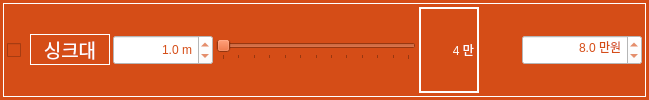
                 <widget class="QFrame" name="frame_121">
                  <property name="minimumSize">
                   <size>
                    <width>0</width>
                    <height>30</height>
                   </size>
                  </property>
                  <property name="maximumSize">
                   <size>
                    <width>16777215</width>
                    <height>16777215</height>
                   </size>
                  </property>
                  <property name="font">
                   <font>
                    <family>나눔고딕 ExtraBold</family>
                    <pointsize>9</pointsize>
                    <weight>9</weight>
                    <italic>false</italic>
                    <bold>false</bold>
                   </font>
                  </property>
                  <property name="styleSheet">
                   <string notr="true">background-color: rgb(213, 77, 23);
font: 75 9pt &quot;나눔고딕 ExtraBold&quot;;</string>
                  </property>
                  <layout class="QHBoxLayout" name="horizontalLayout_267">
                   <property name="leftMargin">
                    <number>3</number>
                   </property>
                   <property name="topMargin">
                    <number>3</number>
                   </property>
                   <property name="rightMargin">
                    <number>3</number>
                   </property>
                   <property name="bottomMargin">
                    <number>3</number>
                   </property>
                   <item>
                    <widget class="QFrame" name="horizontalFrame_19">
                     <property name="styleSheet">
                      <string notr="true">color: rgb(255, 255, 255);</string>
                     </property>
                     <property name="frameShape">
                      <enum>QFrame::Box</enum>
                     </property>
                     <layout class="QHBoxLayout" name="horizontalLayout_85">
                      <property name="spacing">
                       <number>3</number>
                      </property>
                      <property name="leftMargin">
                       <number>3</number>
                      </property>
                      <property name="topMargin">
                       <number>3</number>
                      </property>
                      <property name="rightMargin">
                       <number>3</number>
                      </property>
                      <property name="bottomMargin">
                       <number>3</number>
                      </property>
                      <item>
                       <widget class="QCheckBox" name="checkBox_demol_sink">
                        <property name="minimumSize">
                         <size>
                          <width>20</width>
                          <height>30</height>
                         </size>
                        </property>
                        <property name="maximumSize">
                         <size>
                          <width>16777215</width>
                          <height>16777215</height>
                         </size>
                        </property>
                        <property name="styleSheet">
                         <string notr="true">color: rgb(255, 255, 255);</string>
                        </property>
                        <property name="text">
                         <string/>
                        </property>
                        <property name="checked">
                         <bool>false</bool>
                        </property>
                        <property name="tristate">
                         <bool>false</bool>
                        </property>
                       </widget>
                      </item>
                      <item>
                       <widget class="QLabel" name="label_19">
                        <property name="sizePolicy">
                         <sizepolicy hsizetype="Preferred" vsizetype="Fixed">
                          <horstretch>0</horstretch>
                          <verstretch>0</verstretch>
                         </sizepolicy>
                        </property>
                        <property name="minimumSize">
                         <size>
                          <width>80</width>
                          <height>30</height>
                         </size>
                        </property>
                        <property name="maximumSize">
                         <size>
                          <width>16777215</width>
                          <height>16777215</height>
                         </size>
                        </property>
                        <property name="font">
                         <font>
                          <family>구름 산스 500</family>
                          <pointsize>14</pointsize>
                          <weight>50</weight>
                          <italic>false</italic>
                          <bold>false</bold>
                         </font>
                        </property>
                        <property name="styleSheet">
                         <string notr="true">background-color: rgb(213, 77, 23);
color: rgb(255, 255, 255);
font: 14pt &quot;구름 산스 500&quot;;</string>
                        </property>
                        <property name="frameShape">
                         <enum>QFrame::Box</enum>
                        </property>
                        <property name="text">
                         <string>싱크대</string>
                        </property>
                        <property name="alignment">
                         <set>Qt::AlignCenter</set>
                        </property>
                       </widget>
                      </item>
                      <item>
                       <widget class="QDoubleSpinBox" name="doubleSpinBox_demol_area_sink">
                        <property name="minimumSize">
                         <size>
                          <width>100</width>
                          <height>30</height>
                         </size>
                        </property>
                        <property name="styleSheet">
                         <string notr="true">background-color: rgb(255, 255, 255);
color: rgb(213, 77, 23);
font: 12pt &quot;구름 산스 500&quot;;</string>
                        </property>
                        <property name="alignment">
                         <set>Qt::AlignRight|Qt::AlignTrailing|Qt::AlignVCenter</set>
                        </property>
                        <property name="prefix">
                         <string/>
                        </property>
                        <property name="suffix">
                         <string> m</string>
                        </property>
                        <property name="decimals">
                         <number>1</number>
                        </property>
                        <property name="minimum">
                         <double>0.100000000000000</double>
                        </property>
                        <property name="maximum">
                         <double>10.000000000000000</double>
                        </property>
                        <property name="singleStep">
                         <double>0.200000000000000</double>
                        </property>
                        <property name="value">
                         <double>1.000000000000000</double>
                        </property>
                       </widget>
                      </item>
                      <item>
                       <widget class="QSlider" name="horizontalSlider_demol_sink">
                        <property name="sizePolicy">
                         <sizepolicy hsizetype="Expanding" vsizetype="Fixed">
                          <horstretch>0</horstretch>
                          <verstretch>0</verstretch>
                         </sizepolicy>
                        </property>
                        <property name="minimumSize">
                         <size>
                          <width>200</width>
                          <height>0</height>
                         </size>
                        </property>
                        <property name="maximumSize">
                         <size>
                          <width>200</width>
                          <height>16777215</height>
                         </size>
                        </property>
                        <property name="minimum">
                         <number>40</number>
                        </property>
                        <property name="maximum">
                         <number>100</number>
                        </property>
                        <property name="singleStep">
                         <number>1</number>
                        </property>
                        <property name="pageStep">
                         <number>1</number>
                        </property>
                        <property name="value">
                         <number>40</number>
                        </property>
                        <property name="orientation">
                         <enum>Qt::Horizontal</enum>
                        </property>
                        <property name="invertedAppearance">
                         <bool>false</bool>
                        </property>
                        <property name="invertedControls">
                         <bool>false</bool>
                        </property>
                        <property name="tickPosition">
                         <enum>QSlider::TicksBelow</enum>
                        </property>
                        <property name="tickInterval">
                         <number>5</number>
                        </property>
                       </widget>
                      </item>
                      <item>
                       <widget class="QLabel" name="label_demol_sink">
                        <property name="minimumSize">
                         <size>
                          <width>60</width>
                          <height>0</height>
                         </size>
                        </property>
                        <property name="maximumSize">
                         <size>
                          <width>60</width>
                          <height>16777215</height>
                         </size>
                        </property>
                        <property name="styleSheet">
                         <string notr="true">font: 12pt &quot;구름 산스 500&quot;;</string>
                        </property>
                        <property name="frameShape">
                         <enum>QFrame::WinPanel</enum>
                        </property>
                        <property name="text">
                         <string>4 만</string>
                        </property>
                        <property name="alignment">
                         <set>Qt::AlignRight|Qt::AlignTrailing|Qt::AlignVCenter</set>
                        </property>
                       </widget>
                      </item>
                      <item>
                       <spacer name="horizontalSpacer_14">
                        <property name="orientation">
                         <enum>Qt::Horizontal</enum>
                        </property>
                        <property name="sizeType">
                         <enum>QSizePolicy::Expanding</enum>
                        </property>
                        <property name="sizeHint" stdset="0">
                         <size>
                          <width>40</width>
                          <height>20</height>
                         </size>
                        </property>
                       </spacer>
                      </item>
                      <item>
                       <widget class="QDoubleSpinBox" name="doubleSpinBox_demol_cost_sink">
                        <property name="minimumSize">
                         <size>
                          <width>120</width>
                          <height>30</height>
                         </size>
                        </property>
                        <property name="styleSheet">
                         <string notr="true">background-color: rgb(255, 255, 255);
color: rgb(213, 77, 23);
font: 12pt &quot;구름 산스 500&quot;;</string>
                        </property>
                        <property name="alignment">
                         <set>Qt::AlignRight|Qt::AlignTrailing|Qt::AlignVCenter</set>
                        </property>
                        <property name="prefix">
                         <string/>
                        </property>
                        <property name="suffix">
                         <string> 만원</string>
                        </property>
                        <property name="decimals">
                         <number>1</number>
                        </property>
                        <property name="minimum">
                         <double>0.100000000000000</double>
                        </property>
                        <property name="maximum">
                         <double>500.000000000000000</double>
                        </property>
                        <property name="singleStep">
                         <double>1.000000000000000</double>
                        </property>
                        <property name="value">
                         <double>8.000000000000000</double>
                        </property>
                       </widget>
                      </item>
                     </layout>
                    </widget>
                   </item>
                  </layout>
                 </widget>
